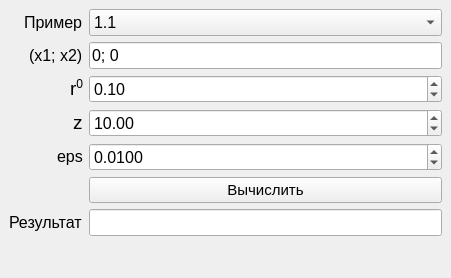
<?xml version="1.0" encoding="UTF-8"?>
<ui version="4.0">
 <class>MainWindow</class>
 <widget class="QMainWindow" name="MainWindow">
  <property name="geometry">
   <rect>
    <x>0</x>
    <y>0</y>
    <width>438</width>
    <height>278</height>
   </rect>
  </property>
  <property name="windowTitle">
   <string>WindowTitle</string>
  </property>
  <property name="windowIcon">
   <iconset resource="../Lab4_optimisation/res.qrc">
    <normaloff>:/newPrefix/res/icon.ico</normaloff>:/newPrefix/res/icon.ico</iconset>
  </property>
  <widget class="QWidget" name="centralwidget">
   <layout class="QFormLayout" name="formLayout_2">
    <property name="labelAlignment">
     <set>Qt::AlignRight|Qt::AlignTrailing|Qt::AlignVCenter</set>
    </property>
    <item row="1" column="1">
     <widget class="QLineEdit" name="xInput">
      <property name="font">
       <font>
        <pointsize>12</pointsize>
       </font>
      </property>
      <property name="inputMask">
       <string/>
      </property>
      <property name="text">
       <string>0; 0</string>
      </property>
     </widget>
    </item>
    <item row="1" column="0">
     <widget class="QLabel" name="label">
      <property name="text">
       <string>&lt;html&gt;&lt;head/&gt;&lt;body&gt;&lt;p&gt;&lt;span style=&quot; font-size:12pt;&quot;&gt;(x1; x2)&lt;/span&gt;&lt;/p&gt;&lt;/body&gt;&lt;/html&gt;</string>
      </property>
     </widget>
    </item>
    <item row="0" column="1">
     <widget class="QComboBox" name="funcSelector">
      <property name="font">
       <font>
        <pointsize>12</pointsize>
       </font>
      </property>
      <item>
       <property name="text">
        <string>1.1</string>
       </property>
      </item>
      <item>
       <property name="text">
        <string>1.2</string>
       </property>
      </item>
      <item>
       <property name="text">
        <string>1.3</string>
       </property>
      </item>
      <item>
       <property name="text">
        <string>2.6</string>
       </property>
      </item>
      <item>
       <property name="text">
        <string>2.10</string>
       </property>
      </item>
      <item>
       <property name="text">
        <string>2.14</string>
       </property>
      </item>
      <item>
       <property name="text">
        <string>Функция Розенброка, ограниченная диском</string>
       </property>
      </item>
     </widget>
    </item>
    <item row="2" column="0">
     <widget class="QLabel" name="label_2">
      <property name="text">
       <string>&lt;html&gt;&lt;head/&gt;&lt;body&gt;&lt;p&gt;&lt;span style=&quot; font-size:14pt;&quot;&gt;r&lt;/span&gt;&lt;span style=&quot; font-size:14pt; vertical-align:super;&quot;&gt;0&lt;/span&gt;&lt;/p&gt;&lt;/body&gt;&lt;/html&gt;</string>
      </property>
     </widget>
    </item>
    <item row="3" column="0">
     <widget class="QLabel" name="label_3">
      <property name="text">
       <string>&lt;html&gt;&lt;head/&gt;&lt;body&gt;&lt;p&gt;&lt;span style=&quot; font-size:14pt;&quot;&gt;z&lt;/span&gt;&lt;/p&gt;&lt;/body&gt;&lt;/html&gt;</string>
      </property>
     </widget>
    </item>
    <item row="0" column="0">
     <widget class="QLabel" name="label_5">
      <property name="text">
       <string>&lt;html&gt;&lt;head/&gt;&lt;body&gt;&lt;p&gt;&lt;span style=&quot; font-size:12pt;&quot;&gt;Пример&lt;/span&gt;&lt;/p&gt;&lt;/body&gt;&lt;/html&gt;</string>
      </property>
     </widget>
    </item>
    <item row="2" column="1">
     <widget class="QDoubleSpinBox" name="rInput">
      <property name="font">
       <font>
        <pointsize>12</pointsize>
       </font>
      </property>
      <property name="value">
       <double>0.100000000000000</double>
      </property>
     </widget>
    </item>
    <item row="3" column="1">
     <widget class="QDoubleSpinBox" name="zInput">
      <property name="font">
       <font>
        <pointsize>12</pointsize>
       </font>
      </property>
      <property name="value">
       <double>10.000000000000000</double>
      </property>
     </widget>
    </item>
    <item row="4" column="1">
     <widget class="QDoubleSpinBox" name="epsInput">
      <property name="font">
       <font>
        <pointsize>12</pointsize>
       </font>
      </property>
      <property name="decimals">
       <number>4</number>
      </property>
      <property name="singleStep">
       <double>0.005000000000000</double>
      </property>
      <property name="value">
       <double>0.010000000000000</double>
      </property>
     </widget>
    </item>
    <item row="5" column="1">
     <widget class="QPushButton" name="calculateBtn">
      <property name="font">
       <font>
        <pointsize>11</pointsize>
       </font>
      </property>
      <property name="text">
       <string>Вычислить</string>
      </property>
     </widget>
    </item>
    <item row="4" column="0">
     <widget class="QLabel" name="label_4">
      <property name="text">
       <string>&lt;html&gt;&lt;head/&gt;&lt;body&gt;&lt;p&gt;&lt;span style=&quot; font-size:12pt;&quot;&gt;eps&lt;/span&gt;&lt;/p&gt;&lt;/body&gt;&lt;/html&gt;</string>
      </property>
     </widget>
    </item>
    <item row="6" column="0">
     <widget class="QLabel" name="label_7">
      <property name="text">
       <string>&lt;html&gt;&lt;head/&gt;&lt;body&gt;&lt;p&gt;&lt;span style=&quot; font-size:12pt;&quot;&gt;Результат&lt;/span&gt;&lt;/p&gt;&lt;/body&gt;&lt;/html&gt;</string>
      </property>
     </widget>
    </item>
    <item row="6" column="1">
     <widget class="QLineEdit" name="resOutput">
      <property name="font">
       <font>
        <pointsize>12</pointsize>
       </font>
      </property>
      <property name="readOnly">
       <bool>true</bool>
      </property>
     </widget>
    </item>
   </layout>
  </widget>
 </widget>
 <resources>
  <include location="../Lab4_optimisation/res.qrc"/>
 </resources>
 <connections/>
</ui>
